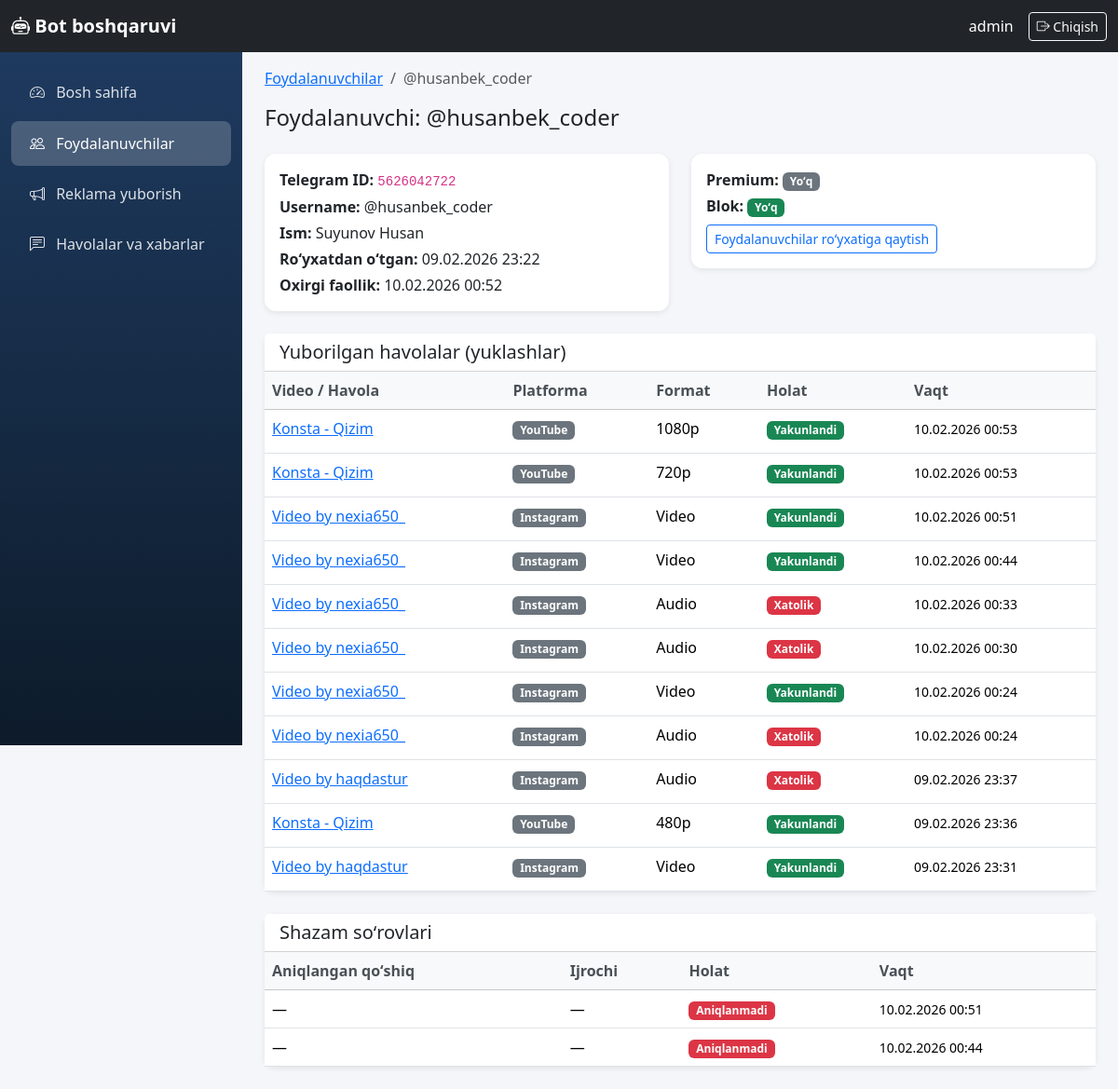
Page /boshqaruv/foydalanuvchilar/2/ (signed in) on the earlier database version.
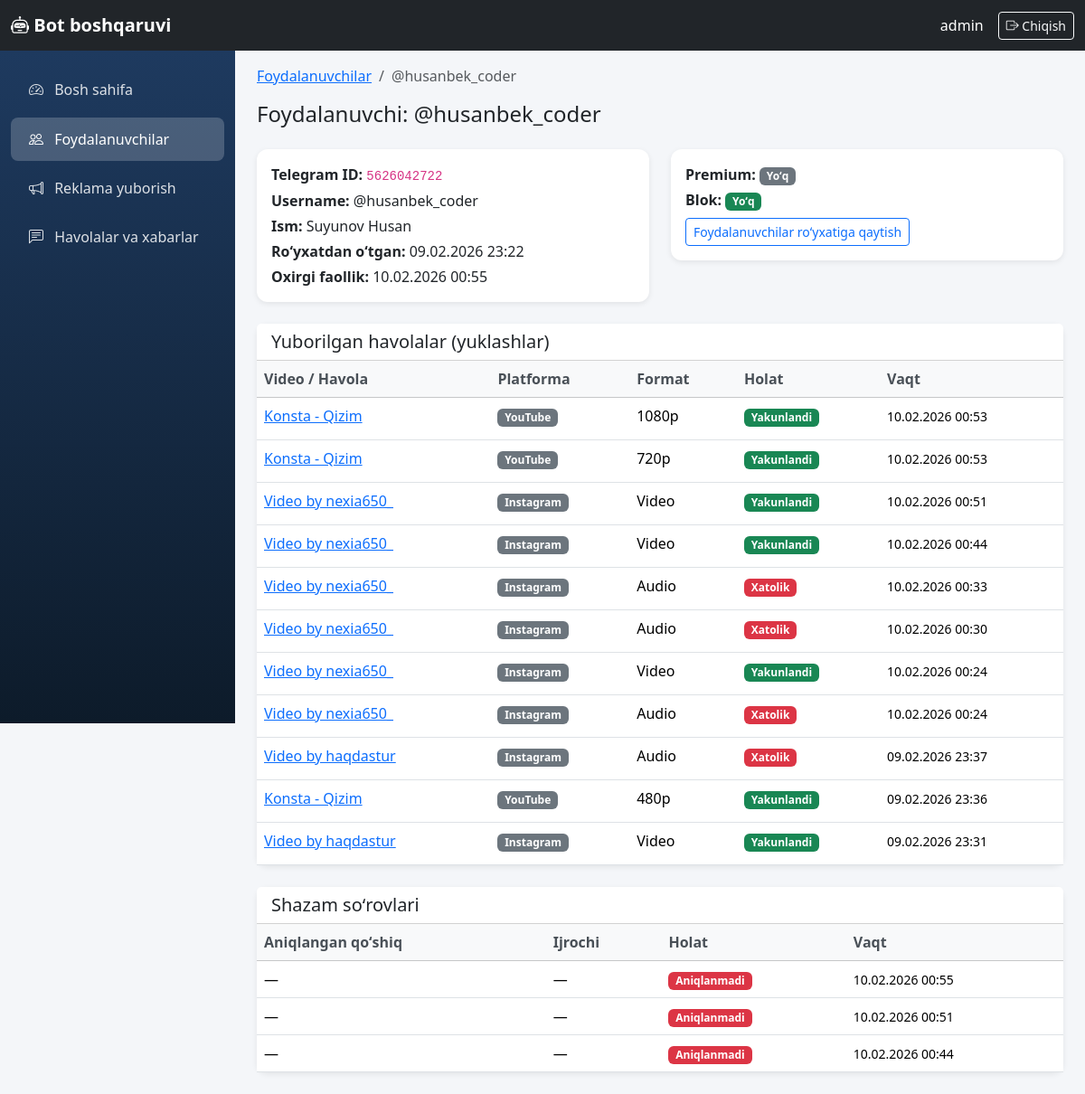
Same page on the later database version.
### core/models.py (models this page shows, shortened)
class TelegramUser(models.Model):
    telegram_id = models.BigIntegerField(unique=True, verbose_name='Telegram ID')
    username = models.CharField(max_length=255, blank=True, null=True, verbose_name='Username')
    first_name = models.CharField(max_length=255, verbose_name='Ism')
    last_name = models.CharField(max_length=255, blank=True, null=True, verbose_name='Familiya')
    created_at = models.DateTimeField(auto_now_add=True, verbose_name='Ro\'yxatdan o\'tgan vaqt')
    last_active = models.DateTimeField(auto_now=True, verbose_name='Oxirgi faollik')
    download_count = models.PositiveIntegerField(default=0, verbose_name='Yuklashlar soni')
    is_premium = models.BooleanField(default=False, verbose_name='Premium')
    is_banned = models.BooleanField(default=False, verbose_name='Bloklangan')
    class Meta:
        verbose_name = 'Foydalanuvchi'
        verbose_name_plural = 'Foydalanuvchilar'
        ordering = ['-last_active']
    def __str__(self):
        if self.username:
            return f'@{self.username}'
        return self.first_name

class DownloadHistory(models.Model):
    STATUS_CHOICES = [
        ('pending', 'Kutilmoqda'),
        ('processing', 'Ishlanmoqda'),
        ('completed', 'Yakunlandi'),
        ('failed', 'Xatolik'),
    ]
    PLATFORM_CHOICES = [
        ('youtube', 'YouTube'),
        ('instagram', 'Instagram'),
        ('tiktok', 'TikTok'),
        ('snapchat', 'Snapchat'),
        ('likee', 'Likee'),
        ('other', 'Boshqa'),
    ]
    user = models.ForeignKey(
        TelegramUser,
        on_delete=models.CASCADE,
        related_name='downloads',
        verbose_name='Foydalanuvchi',
    )
    video_url = models.URLField(max_length=500, verbose_name='Video havolasi')
    video_title = models.CharField(max_length=500, verbose_name='Video nomi')
    platform = models.CharField(max_length=20, choices=PLATFORM_CHOICES, default='other', verbose_name='Platforma')
    format_label = models.CharField(max_length=50, verbose_name='Format')
    status = models.CharField(max_length=20, choices=STATUS_CHOICES, default='pending', verbose_name='Holat')
    file_size = models.BigIntegerField(null=True, blank=True, verbose_name='Fayl hajmi (bayt)')
    error_message = models.TextField(blank=True, null=True, verbose_name='Xatolik xabari')
    downloaded_at = models.DateTimeField(auto_now_add=True, verbose_name='Yuklangan vaqt')
    completed_at = models.DateTimeField(null=True, blank=True, verbose_name='Yakunlangan vaqt')
    class Meta:
        verbose_name = 'Yuklash tarixi'
        verbose_name_plural = 'Yuklash tarixi'
        ordering = ['-downloaded_at']

class ShazamLog(models.Model):
    user = models.ForeignKey(
        TelegramUser,
        on_delete=models.CASCADE,
        related_name='shazam_logs',
        verbose_name='Foydalanuvchi',
    )
    audio_file_name = models.CharField(max_length=255, verbose_name='Audio fayl nomi')
    recognized_title = models.CharField(max_length=500, blank=True, null=True, verbose_name='Aniqlangan qo\'shiq')
    recognized_artist = models.CharField(max_length=500, blank=True, null=True, verbose_name='Aniqlangan ijrochi')
    is_successful = models.BooleanField(default=False, verbose_name='Muvaffaqiyatli')
    error_message = models.TextField(blank=True, null=True, verbose_name='Xatolik xabari')
    recognized_at = models.DateTimeField(auto_now_add=True, verbose_name='Aniqlangan vaqt')
    class Meta:
        verbose_name = 'Shazam log'
        verbose_name_plural = 'Shazam loglar'
        ordering = ['-recognized_at']

### dashboard/views.py (the view)
# urls.py: path('boshqaruv/foydalanuvchilar/<int:pk>/', views.user_detail_view, name='user_detail'),
@login_required(login_url='dashboard:login')
def user_detail_view(request, pk):
    user = get_object_or_404(TelegramUser, pk=pk)
    downloads = DownloadHistory.objects.filter(user=user).order_by('-downloaded_at')
    shazam_logs = ShazamLog.objects.filter(user=user).order_by('-recognized_at')
    return render(request, 'dashboard/user_detail.html', {
        'profile': user,
        'downloads': downloads,
        'shazam_logs': shazam_logs,
    })

### templates/dashboard/user_detail.html (shortened to what the changed rows need)
{% extends 'dashboard/base.html' %}
{% block content %}
<nav aria-label="breadcrumb" class="mb-3">
    <ol class="breadcrumb">
        <li class="breadcrumb-item"><a href="{% url 'dashboard:users' %}">Foydalanuvchilar</a></li>
        <li class="breadcrumb-item active">{{ profile }}</li>
    </ol>
</nav>
<h1 class="h4 mb-4">Foydalanuvchi: {{ profile }}</h1>
<div class="row mb-4">
    <div class="col-md-6">
        <div class="card">
            <div class="card-body">
                <p class="mb-1"><strong>Telegram ID:</strong> <code>{{ profile.telegram_id }}</code></p>
                {% if profile.username %}<p class="mb-1"><strong>Username:</strong> @{{ profile.username }}</p>{% endif %}
                <p class="mb-1"><strong>Ism:</strong> {{ profile.first_name }} {{ profile.last_name|default:"" }}</p>
                <p class="mb-1"><strong>Roʻyxatdan oʻtgan:</strong> {{ profile.created_at|date:"d.m.Y H:i" }}</p>
                <p class="mb-0"><strong>Oxirgi faollik:</strong> {{ profile.last_active|date:"d.m.Y H:i" }}</p>
            </div>
        </div>
    </div>
    <div class="col-md-6">
    </div>
</div>
<div class="card mb-4">
    <div class="card-header bg-white">
    </div>
    <div class="card-body p-0">
        <div class="table-responsive">
            <table class="table table-hover mb-0">
                <thead class="table-light">
                    <tr>
                        <th>Video / Havola</th>
                        <th>Platforma</th>
                        <th>Format</th>
                        <th>Holat</th>
                        <th>Vaqt</th>
                    </tr>
                </thead>
                <tbody>
                    {% for d in downloads %}
                    <tr>
                        <td>
                            <a href="{{ d.video_url }}" target="_blank" rel="noopener" class="link-cell d-inline-block" style="max-width: 240px;" title="{{ d.video_url }}">{{ d.video_title|truncatewords:6 }}</a>
                        </td>
                        <td><span class="badge platform-badge bg-secondary">{{ d.get_platform_display }}</span></td>
                        <td>{{ d.format_label }}</td>
                        <td>
                            {% if d.status == 'completed' %}<span class="badge bg-success">Yakunlandi</span>
                            {% elif d.status == 'failed' %}<span class="badge bg-danger">Xatolik</span>
                            {% else %}<span class="badge bg-warning text-dark">{{ d.get_status_display }}</span>{% endif %}
                        </td>
                        <td><small>{{ d.downloaded_at|date:"d.m.Y H:i" }}</small></td>
                    </tr>
                    {% empty %}
                    <tr><td colspan="5" class="text-center text-muted py-4">Yuklashlar yoʻq</td></tr>
                    {% endfor %}
                </tbody>
            </table>
        </div>
    </div>
</div>
<div class="card">
    <div class="card-header bg-white">
    </div>
    <div class="card-body p-0">
        <div class="table-responsive">
            <table class="table table-hover mb-0">
                <thead class="table-light">
                    <tr>
                        <th>Aniqlangan qoʻshiq</th>
                        <th>Ijrochi</th>
                        <th>Holat</th>
                        <th>Vaqt</th>
                    </tr>
                </thead>
                <tbody>
                    {% for s in shazam_logs %}
                    <tr>
                        <td>{{ s.recognized_title|default:"—" }}</td>
                        <td>{{ s.recognized_artist|default:"—" }}</td>
                        <td>{% if s.is_successful %}<span class="badge bg-success">Muvaffaqiyatli</span>{% else %}<span class="badge bg-danger">Aniqlanmadi</span>{% endif %}</td>
                        <td><small>{{ s.recognized_at|date:"d.m.Y H:i" }}</small></td>
                    </tr>
                    {% empty %}
                    <tr><td colspan="4" class="text-center text-muted py-4">Shazam soʻrovlari yoʻq</td></tr>
                    {% endfor %}
                </tbody>
            </table>
        </div>
    </div>
</div>
{% endblock %}

Differences in the rows shown:
changed TelegramUser "@husanbek_coder": last_active "10.02.2026 00:52" → "10.02.2026 00:55"
added ShazamLog: recognized_title "—", recognized_artist "—", is_successful "Aniqlanmadi", recognized_at "10.02.2026 00:55"
